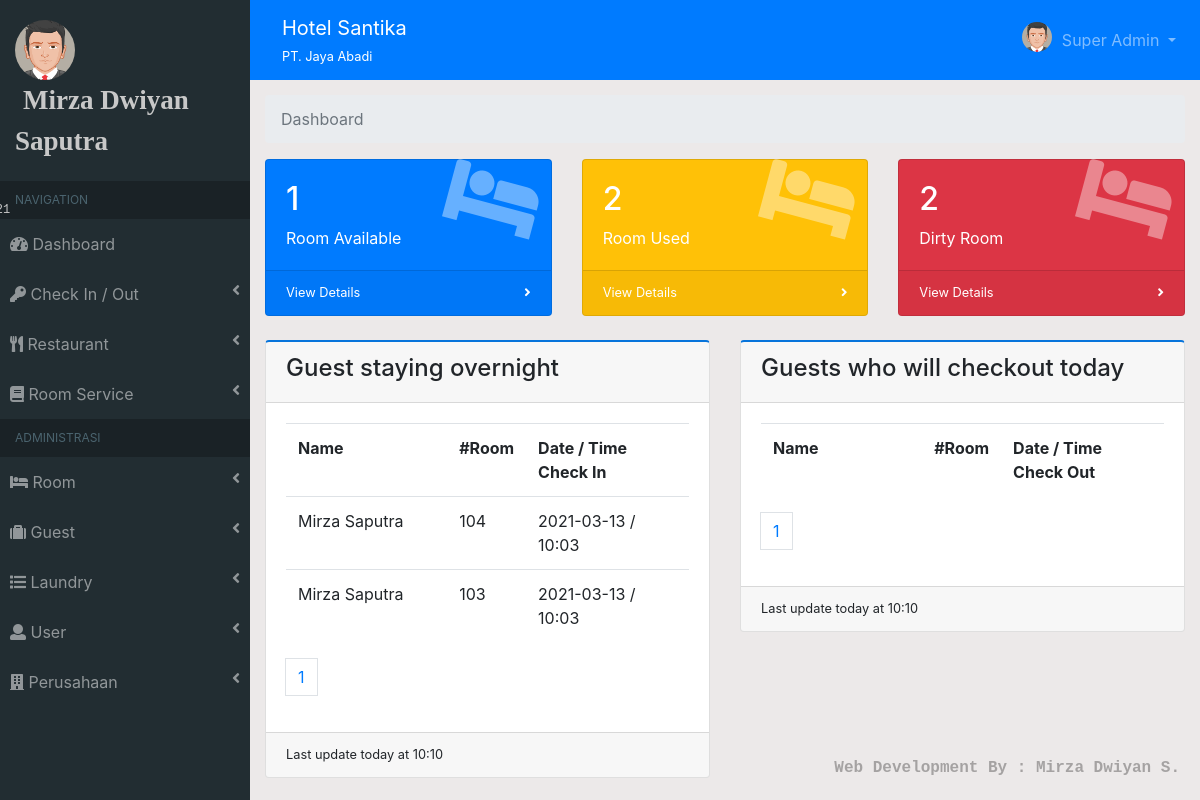
Screenshot of / (signed in) with the database file from the repository.
### tables this page shows
CREATE TABLE `user` (
  `id_user` int(11) NOT NULL,
  `nama_user` text NOT NULL,
  `image` varchar(50) NOT NULL,
  `username` varchar(30) NOT NULL,
  `password` varchar(50) NOT NULL,
  `level` varchar(30) NOT NULL,
  `no_telp` varchar(20) NOT NULL,
  `status` varchar(30) NOT NULL
);

CREATE TABLE `perusahaan` (
  `id_perusahaan` int(11) NOT NULL,
  `nama_hotel` text NOT NULL,
  `nama_perusahaan` text NOT NULL,
  `jalan` varchar(50) NOT NULL,
  `no_jalan` varchar(10) NOT NULL,
  `kecamatan` char(100) NOT NULL,
  `kabupaten` char(100) NOT NULL,
  `provinsi` char(100) NOT NULL,
  `no_telp` varchar(20) NOT NULL,
  `no_fax` varchar(20) NOT NULL,
  `website` varchar(100) NOT NULL,
  `email` varchar(100) NOT NULL,
  `logo` varchar(200) NOT NULL
);

CREATE TABLE `transaksi_kamar` (
  `id_transaksi_kamar` varchar(11) NOT NULL,
  `no_invoice` varchar(20) NOT NULL,
  `tanggal` date NOT NULL,
  `id_tamu` varchar(11) NOT NULL,
  `id_kamar` int(11) DEFAULT NULL,
  `jumlah_dewasa` varchar(10) DEFAULT NULL,
  `jumlah_anak` varchar(10) DEFAULT NULL,
  `tgl_checkin` date NOT NULL,
  `waktu_checkin` varchar(20) NOT NULL,
  `tgl_checkout` date NOT NULL,
  `waktu_checkout` varchar(20) NOT NULL,
  `total_biaya_kamar` varchar(20) NOT NULL,
  `bayar` varchar(30) NOT NULL,
  `diskon` int(11) NOT NULL,
  `deposit` varchar(20) NOT NULL,
  `surcharge` varchar(30) NOT NULL,
  `metode_pembayaran` varchar(100) NOT NULL,
  `status` varchar(50) NOT NULL
);

CREATE TABLE `tamu` (
  `id_tamu` varchar(11) NOT NULL,
  `prefix` char(20) NOT NULL,
  `nama_depan` varchar(100) NOT NULL,
  `nama_belakang` varchar(100) NOT NULL,
  `tipe_identitas` varchar(50) NOT NULL,
  `no_identitas` varchar(30) NOT NULL,
  `warga_negara` varchar(30) NOT NULL,
  `jalan` varchar(50) NOT NULL,
  `no_jalan` varchar(10) NOT NULL,
  `kabupaten` char(50) NOT NULL,
  `provinsi` char(50) NOT NULL,
  `no_telp` varchar(30) NOT NULL
);

CREATE TABLE `kamar` (
  `id_kamar` int(11) NOT NULL,
  `no_kamar` varchar(50) NOT NULL,
  `id_tipe_kamar` varchar(11) NOT NULL,
  `max_dewasa` varchar(10) NOT NULL,
  `max_anak` varchar(10) NOT NULL,
  `status` varchar(50) NOT NULL
);

### template/module/dashboard.php (the view, shortened to what this page needs)
<?php
$per_hal = 5;
$jumlah = mysqli_query($conn, "SELECT * FROM transaksi_kamar");
$jumlah = mysqli_num_rows($jumlah);
$halaman = ceil($jumlah / $per_hal);
$page = (isset($_GET['page'])) ? (int)$_GET['page'] : 1;
$start = ($page - 1) * $per_hal;
$chekout = $tgl->format('y-m-d');
$jumlah2 = mysqli_query($conn, "SELECT * FROM transaksi_kamar WHERE tgl_checkout='$chekout'");
$jumlah2 = mysqli_num_rows($jumlah2);
$halaman2 = ceil($jumlah2 / $per_hal);
?>
<div class="container-fluid">
        <ol class="breadcrumb">
            <li class="breadcrumb-item active">Dashboard</li>
        </ol>
        <div class="row">
            <div class="col-xl-4 col-sm-6 mb-4">
                <div class="card text-white bg-primary o-hidden h-100">
                <div class="card-body">
                  <div class="card-body-icon">
                    <i class="fas fa-fw fa-bed"></i>
                  </div>
                    <div class="mr-5"><h2><?=$tersedia;?></h2> Room Available</div>
                </div>
                <a class="card-footer text-white clearfix small z-1" href="?module=chek_in2">
                  <span class="float-left">View Details</span>
                  <span class="float-right">
                    <i class="fas fa-angle-right"></i>
                    </span>
                </a>
              </div>
            </div>
            <div class="col-xl-4 col-sm-6 mb-4">
              <div class="card text-white bg-warning o-hidden h-100">
                <div class="card-body">
                  <div class="card-body-icon">
                    <i class="fas fa-fw fa-bed"></i>
                  </div>
                  <div class="mr-5"><h2><?=$terpakai;?></h2> Room Used</div>
                </div>
                <a class="card-footer text-white clearfix small z-1" href="?module=chek_out2">
                  <span class="float-left">View Details</span>
                  <span class="float-right">
                    <i class="fas fa-angle-right"></i>
                  </span>
                </a>
              </div>
            </div>
            <div class="col-xl-4 col-sm-6 mb-4">
              <div class="card text-white bg-danger o-hidden h-100">
                <div class="card-body">
                  <div class="card-body-icon">
                    <i class="fas fa-fw fa-bed"></i>
                  </div>
                  <div class="mr-5"><h2><?=$kotor;?></h2>Dirty Room</div>
                </div>
                <a class="card-footer text-white clearfix small z-1" href="?module=kamar_kotor">
                  <span class="float-left">View Details</span>
                  <span class="float-right">
                    <i class="fas fa-angle-right"></i>
                    </span>
                </a>
              </div>
            </div>
        </div>
        <div class="row">
            <div class="col-sm-6 mb-4">
            <div class="card bg-white border-top-2-primary">
              <div class="card-header"><h4>Guest staying overnight</h4></div>
              <div class="card-body">
                    <?php $query = mysqli_query($conn, "SELECT transaksi_kamar.*, tamu.*, kamar.*, transaksi_kamar_detail.*  FROM transaksi_kamar, tamu, kamar, transaksi_kamar_detail WHERE transaksi_kamar.status='check in' && tamu.id_tamu=transaksi_kamar.id_tamu && transaksi_kamar_detail.id_transaksi_kamar=transaksi_kamar.id_transaksi_kamar && kamar.id_kamar=transaksi_kamar_detail.id_kamar ORDER BY tgl_checkin DESC LIMIT $start, $per_hal");
                  if(mysqli_num_rows($query)<=0){ ?>
                    <div class="alert alert-success">
                      Sorry, for the moment there are no guest staying.
                    </div>
                    <?php }else{ ?>
                    <div class="table-responsive">
                    <table class="table bordered table-hovered">
                    <tr>
                      <th width='40%'>Name</th>
                      <th>#Room</th>
                      <th>Date / Time Check In</th>
                    </tr>
                    <?php
                    while($i=mysqli_fetch_array($query)) :
                    ?>
                    <tr>
                      <td><?=$i['nama_depan'].' '.$i['nama_belakang'];?></td>
                      <td><?=$i['no_kamar'];?></td>
                        <td><?=$i['tgl_checkin'].' / '.$i['waktu_checkin'];?>
                    </tr>
                    <?php endwhile;?>
                  </table>
                  </div>
                  <?php } ?>
                  <ul class="pagination">
                      <?php for($i=1;$i<=$halaman;$i++) : ?>
                      <li><a class="page-link" href="?page=<?=$i;?>"><?=$i?></a></li>
                      <?php endfor;?>
                  </ul>
              </div>
              <div class="card-footer text-mutted small">Last update today at <?=$tgl->format('H:i');?></div>
            </div>
          </div>
          <div class="col-sm-6 mb-4">
            <div class="card bg-white border-top-2-primary">
              <div class="card-header"><h4>Guests who will checkout today</h4></div>
              <div class="card-body">
                <div class="table-responsive">
                <table class="table bordered table-hovered">
                  <tr>
                   <th width='40%'>Name</th>
                   <th>#Room</th>
                   <th>Date / Time Check Out</th>
                  </tr>
                </table>
                </div>
                <ul class="pagination">
                      <?php for($i=1;$i<=$halaman2;$i++) : ?>
                      <li><a class="page-link" href="?page2=<?=$i;?>"><?=$i?></a></li>
                      <?php endfor;?>
                  </ul>
                </div>
              <div class="card-footer text-mutted small">Last update today at <?=$tgl->format('H:i');?></div>
            </div>
          </div>
        </div>
    </div>

### template/sidebar.php (shortened to what this page needs)
<div id="sidebar">
  <div class="sidebar-menu">
    <div class="sidebar-header">
      <img src="assets/img/<?=$data_user['image'];?>" alt="" class="img-circle img-user">
      <marquee><span class="nama-user"><?=$data_user["nama_user"];?></span></marquee>
      <span class="tgl"><?=$date;?></span>
    </div>
    <ul class="sidebar navbar-nav">
      <?php if($data_user['level'] == "Super Admin") :?>
      <li class="header">NAVIGATION</li>
      <li class="nav-item">
        <a href="?module=dashboard" class="nav-link i">
          <i class="fas fa-tachometer-alt"></i>
          <span>Dashboard</span>
        </a>
      </li>
      <li class="nav-item">
        <a href="#chek-in-out" class="nav-link i" data-toggle="collapse">
          <i class="fas fa-key"></i>
          <span>Check In / Out</span>
          <i class="fas fa-angle-left float-right"></i>
        </a>
      </li>
      <li class="nav-item">
        <a href="#resto" class="nav-link i" data-toggle="collapse">
          <i class="fas fa-utensils"></i>
          <span>Restaurant</span>
          <i class="fas fa-angle-left float-right"></i>
        </a>
      </li>
      <li class="nav-item">
        <a href="#room-service" class="nav-link i" data-toggle="collapse">
          <i class="fas fa-book"></i>
          <span>Room Service</span>
          <i class="fas fa-angle-left float-right"></i>
        </a>
      </li>
      <li class="header">ADMINISTRASI</li>
      <li class="nav-item">
        <a href="#kamar" class="nav-link i" data-toggle="collapse">
          <i class="fas fa-bed"></i>
          <span>Room</span>
          <i class="fas fa-angle-left float-right"></i>
        </a>
      </li>
      <li class="nav-item">
        <a href="#tamu" class="nav-link i" data-toggle="collapse">
          <i class="fas fa-suitcase"></i>
          <span>Guest</span>
          <i class="fas fa-angle-left float-right"></i>
        </a>
      </li>
      <li class="nav-item">
        <a href="#laundry" class="nav-link i" data-toggle="collapse">
          <i class="fas fa-list"></i>
          <span>Laundry</span>
          <i class="fas fa-angle-left float-right"></i>
        </a>
      </li>
      <li class="nav-item">
        <a href="#user" class="nav-link i" data-toggle="collapse">
          <i class="fas fa-user"></i>
          <span>User</span>
          <i class="fas fa-angle-left float-right"></i>
        </a>
      </li>
      <li class="nav-item">
        <a href="#perusahaan" class="nav-link i" data-toggle="collapse">
          <i class="fas fa-building"></i>
          <span>Perusahaan</span>
          <i class="fas fa-angle-left float-right"></i>
        </a>
      </li>
      <?php endif;?>
    </ul>
  </div>
<div id="wrapper">

### template/navbar.php (shortened to what this page needs)
<nav class="navbar navbar-expand navbar-dark bg-primary navbar-static-top">
    <div class="navbar-header">
        <a href="" class="navbar-brand nav-link"><?=$data_perusahaan['nama_hotel'];?><div class="small"><small><?=$data_perusahaan['nama_perusahaan'];?></small></div></a>
    </div>
    <ul class="navbar-nav d-inline-block ml-auto">
        <li class="nav-item dropdown">
            <a href="#" class="dropdown-toggle nav-link" id="alertDropdown" role="button" data-toggle="dropdown" aria-haspopup="true" aria-expanded="false">
                <img src="assets/img/<?=$data_user['image'];?>" alt="" class="img-circle img-adm">
                <span><?=$data_user['level'];?></span>
            </a>
        </li>
    </ul>
</nav>
<div id="wrapper-content">

### assets/css/style.css (style rules this page uses)
.img-adm { width: 30px!important; margin-top: -8px; margin-right: 5px; }
.sidebar-header { padding: 20px 15px; }
img.img-circle { border-radius: 50%; }
.sidebar-header .img-user { width: 60px; }
.sidebar-header .nama-user { font-family: serif; font-size: 27px; font-weight: bold; margin-left: 8px; }
.sidebar-header .tgl { position: absolute; font-family: courier new; font-size: 12px; margin-left: -120px; margin-top: 40px; }
.sidebar.navbar-nav .header { color: #4b646f; background: #1a2226; overflow: hidden; text-overflow: clip; white-space: nowrap!important; padding: 10px 25px 10px 15px!important; font-size: 12px; }
#sidebar .sidebar-menu { display: block; position: fixed; background: #222d32; width: 250px; color: rgb(200, 200, 200); height: 100%; overflow-y: scroll; }
#sidebar .sidebar-menu .sidebar.navbar-nav li { padding: 5px 10px; }
#sidebar .sidebar-menu .sidebar.navbar-nav li a { color: rgba(255, 255, 255, .5)!important; }
#sidebar #wrapper { margin-left: 250px; }
#sidebar #wrapper #wrapper-content { padding-top: 15px; }
.card-body-icon { position: absolute; z-index: 0; top: -1.25rem; right: .5rem; opacity: 0.4; font-size: 5rem; -webkit-transform: rotate(15deg); transform: rotate(15deg); transition: all 600ms; }
.border-top-2-primary { border-top: 2px solid #0774db!important; }

### rows the page displays
user: image (picture), nama_user "Mirza Dwiyan Saputra", level "Super Admin"
perusahaan: nama_hotel "Hotel Santika", nama_perusahaan "PT. Jaya Abadi"
transaksi_kamar: id_tamu.nama_depan "Mirza", id_tamu.nama_belakang "Saputra", kamar.no_kamar "104", tgl_checkin "2021-03-13", waktu_checkin "10:03", kamar.no_kamar "103"

### other values shown
$tersedia "1"
$terpakai "2"
$kotor "2"
